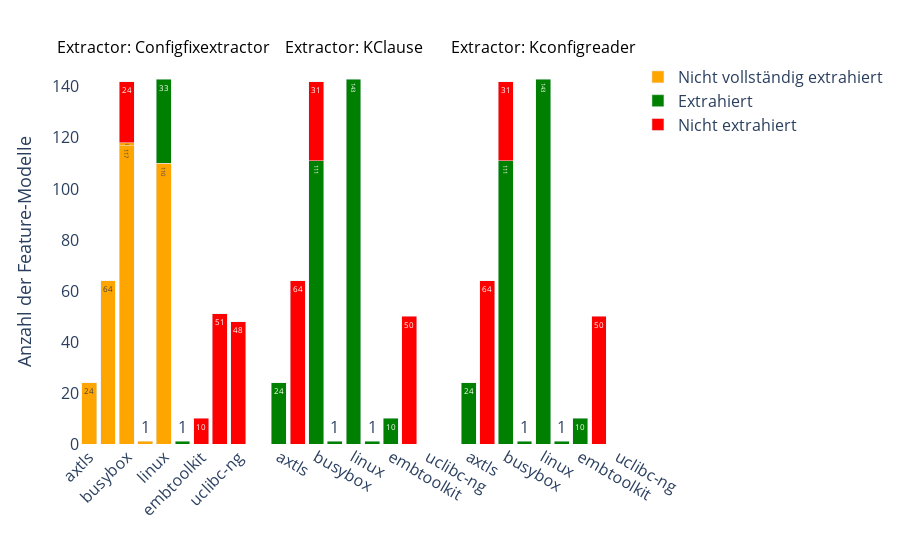

Here is the notebook cell this chart was saved with:
### Code cell
import pandas as pd
import plotly.express as px

# Daten importieren
file_configfixextractor = '/home/rami/configFixextractor_with_preprossesing/kconfig/output.csv'
file_kmax = '/home/rami/kmax/kconfig/output.csv'
file_Kconfigreader = '/home/rami/Kconfigreader/kconfig/output.csv'

df_configfixextractor = pd.read_csv(file_configfixextractor)
df_kmax = pd.read_csv(file_kmax)
df_Kconfigreader = pd.read_csv(file_Kconfigreader)

# Relevante Spalten extrahieren und 'Extractor' hinzufügen
df_configfixextractor_filtered = df_configfixextractor[['system', 'revision', 'model-file']].copy()
df_configfixextractor_filtered['Extractor'] = 'Configfixextractor'

df_kmax_filtered = df_kmax[['system', 'revision', 'model-file']].copy()
df_kmax_filtered['Extractor'] = 'KClause'

df_Kconfigreader_filtered = df_Kconfigreader[['system', 'revision', 'model-file']].copy()
df_Kconfigreader_filtered['Extractor'] = 'Kconfigreader'

# Alle DataFrames kombinieren
df_combined = pd.concat([df_configfixextractor_filtered, df_kmax_filtered, df_Kconfigreader_filtered], ignore_index=True)

# Funktion zur Konvertierung von Versionsnummern in Tupel für sichere Vergleiche
def parse_version(version):
    try:
        # Ersetze 'release-', 'v' und '_' durch '.' für einheitliche Verarbeitung
        version = version.replace('release-', '').replace('v', '').replace('_', '.')
        version_tuple = tuple(map(int, version.split('.')))  # Konvertiere in Tupel mit Zahlen
        return version_tuple + (0,) * (3 - len(version_tuple))  # Ergänze fehlende Stellen mit 0
    except:
        return (0, 0, 0)  # Falls Fehler auftritt, Standardwert zurückgeben

# Funktion zur Klassifizierung des Fehlerstatus basierend auf System, Version und Extractor
def error_status(row):
    version_num = parse_version(row['revision'])  # Konvertiere Versionsnummer

    # 🔹 Bedingung für **axTLS** (release-1.0.0 bis release-2.0.0)
    if row['system'].lower() == 'axtls' and row['Extractor'] == 'Configfixextractor':
        if parse_version("release-1.0.0") <= version_num <= parse_version("release-2.0.0"):
            return 'Nicht vollständig extrahiert'

    # 🔹 Bedingung für **Linux** (v2.5.45 bis v4.18)
    if row['system'].lower() == 'linux' and row['Extractor'] == 'Configfixextractor':
        if parse_version("v2.5.45") <= version_num <= parse_version("v4.18"):
            return 'Nicht vollständig extrahiert'

    # 🔹 Bedingung für **BusyBox** (1.1.0 bis 1.36.1)
    if row['system'].lower() == 'busybox' and row['Extractor'] == 'Configfixextractor':
        if parse_version("1.1.0") <= version_num <= parse_version("1.36.1"):
            return 'Nicht vollständig extrahiert'

    # 🔹 Bedingung für **Buildroot** (2009.02 bis 2024.11)
    if row['system'].lower() == 'buildroot' and row['Extractor'] == 'Configfixextractor':
        if parse_version("2009.02") <= version_num <= parse_version("2024.11"):
            return 'Nicht vollständig extrahiert'

    if row['system'].lower() == 'freetz-ng' and row['Extractor'] == 'Configfixextractor':
        if parse_version("5c5a4d1d87ab8c9c6f121a13a8fc4f44c79700af") <= version_num <= parse_version("5c5a4d1d87ab8c9c6f121a13a8fc4f44c79700af"):
            return 'Nicht vollständig extrahiert'

    # 🔹 Falls eine Modell-Datei existiert, dann als "Extrahiert" markieren
    if pd.notna(row['model-file']):
        return 'Extrahiert'
    
    # 🔹 Falls keine der Bedingungen zutrifft → "Nicht extrahiert"
    return 'Nicht extrahiert'


df_combined['error_status'] = df_combined.apply(error_status, axis=1)

# Status für extrahierte/nicht extrahierte Modelle
df_combined['status'] = df_combined.apply(
    lambda row: 'Extrahierte Feature-Modelle' if pd.notna(row['model-file']) else 'Nicht extrahierte Feature-Modelle',
    axis=1
)

# Zusammenfassung der Daten für das Diagramm
df_summary_combined = df_combined.groupby(['system', 'status', 'Extractor', 'error_status']).size().reset_index(name='count')

# Diagramm erstellen
fig_combined = px.bar(
    df_summary_combined,
    x='system',
    y='count',
    color='error_status',  # Fehlerstatus als Farbkategorie
    facet_col='Extractor',  # Separate Diagramme für jeden Extractor
    labels={'count': 'Anzahl der Feature-Modelle', 'system': '', 'status': 'Extraktionsstatus'},
    text='count',  # Anzahl der Werte anzeigen
    color_discrete_map={
        'Extrahiert': 'green',  
        'Nicht vollständig extrahiert': 'orange', 
        'Nicht extrahiert': 'red'  # Nicht extrahiert in rot
    },
    facet_col_spacing=0.04,  # Etwas Platz zwischen den Facetten
    facet_row_spacing=0.1    # Etwas Platz zwischen den Reihen
)

# Layout anpassen (Schriftgrößen & Achsentitel)
fig_combined.update_layout(
    font=dict(size=16),  # Allgemeine Schriftgröße erhöhen
    legend_title='',
    xaxis_tickangle=-45,
    barmode='stack',  # Stacked Bar für die verschiedenen Status
    plot_bgcolor='white',
    paper_bgcolor='white',
    yaxis=dict(
        title='Anzahl der Feature-Modelle',  # Deutlicher Achsentitel
        showticklabels=True,  # y-Achse anzeigen
        showgrid=True,  # Gitternetz aktivieren
        title_font=dict(size=18)  # Größere Schrift für y-Achsentitel
    ),
    title_x=0.5,  # Titel mittig ausrichten
    title={'text': '', 'x': 0.5, 'xanchor': 'center'},  # Globaler Titel hinzufügen
)

# Facetten Titel anpassen
fig_combined.for_each_annotation(lambda a: a.update(text=f"Extractor: {a.text.split('=')[-1]}", font_size=16, font_color="black"))



# Diagramm anzeigen
fig_combined.show()

### Figure 1 — Plotly figure (JSON) as saved in the notebook; plotly's stock layout.template omitted (floating-point values rounded to 4 significant figures)
{"data": [{"alignmentgroup": "True", "hovertemplate": "error_status=Nicht vollständig extrahiert<br>Extractor=Configfixextractor<br>=%{x}<br>Anzahl der Feature-Modelle=%{text}<extra></extra>", "legendgroup": "Nicht vollständig extrahiert", "marker": {"color": "orange", "pattern": {"shape": ""}}, "name": "Nicht vollständig extrahiert", "offsetgroup": "Nicht vollständig extrahiert", "orientation": "v", "showlegend": true, "text": [24, 64, 117, 1, 1, 110], "textposition": "auto", "type": "bar", "x": ["axtls", "buildroot", "busybox", "busybox", "freetz-ng", "linux"], "xaxis": "x", "y": [24, 64, 117, 1, 1, 110], "yaxis": "y"}, {"alignmentgroup": "True", "hovertemplate": "error_status=Extrahiert<br>Extractor=Configfixextractor<br>=%{x}<br>Anzahl der Feature-Modelle=%{text}<extra></extra>", "legendgroup": "Extrahiert", "marker": {"color": "green", "pattern": {"shape": ""}}, "name": "Extrahiert", "offsetgroup": "Extrahiert", "orientation": "v", "showlegend": true, "text": [1, 33], "textposition": "auto", "type": "bar", "x": ["fiasco", "linux"], "xaxis": "x", "y": [1, 33], "yaxis": "y"}, {"alignmentgroup": "True", "hovertemplate": "error_status=Extrahiert<br>Extractor=KClause<br>=%{x}<br>Anzahl der Feature-Modelle=%{text}<extra></extra>", "legendgroup": "Extrahiert", "marker": {"color": "green", "pattern": {"shape": ""}}, "name": "Extrahiert", "offsetgroup": "Extrahiert", "orientation": "v", "showlegend": false, "text": [24, 111, 10, 1, 1, 143], "textposition": "auto", "type": "bar", "x": ["axtls", "busybox", "embtoolkit", "fiasco", "freetz-ng", "linux"], "xaxis": "x2", "y": [24, 111, 10, 1, 1, 143], "yaxis": "y2"}, {"alignmentgroup": "True", "hovertemplate": "error_status=Extrahiert<br>Extractor=Kconfigreader<br>=%{x}<br>Anzahl der Feature-Modelle=%{text}<extra></extra>", "legendgroup": "Extrahiert", "marker": {"color": "green", "pattern": {"shape": ""}}, "name": "Extrahiert", "offsetgroup": "Extrahiert", "orientation": "v", "showlegend": false, "text": [24, 111, 10, 1, 1, 143], "textposition": "auto", "type": "bar", "x": ["axtls", "busybox", "embtoolkit", "fiasco", "freetz-ng", "linux"], "xaxis": "x3", "y": [24, 111, 10, 1, 1, 143], "yaxis": "y3"}, {"alignmentgroup": "True", "hovertemplate": "error_status=Nicht extrahiert<br>Extractor=Configfixextractor<br>=%{x}<br>Anzahl der Feature-Modelle=%{text}<extra></extra>", "legendgroup": "Nicht extrahiert", "marker": {"color": "red", "pattern": {"shape": ""}}, "name": "Nicht extrahiert", "offsetgroup": "Nicht extrahiert", "orientation": "v", "showlegend": true, "text": [24, 10, 51, 48], "textposition": "auto", "type": "bar", "x": ["busybox", "embtoolkit", "toybox", "uclibc-ng"], "xaxis": "x", "y": [24, 10, 51, 48], "yaxis": "y"}, {"alignmentgroup": "True", "hovertemplate": "error_status=Nicht extrahiert<br>Extractor=KClause<br>=%{x}<br>Anzahl der Feature-Modelle=%{text}<extra></extra>", "legendgroup": "Nicht extrahiert", "marker": {"color": "red", "pattern": {"shape": ""}}, "name": "Nicht extrahiert", "offsetgroup": "Nicht extrahiert", "orientation": "v", "showlegend": false, "text": [64, 31, 50], "textposition": "auto", "type": "bar", "x": ["buildroot", "busybox", "toybox"], "xaxis": "x2", "y": [64, 31, 50], "yaxis": "y2"}, {"alignmentgroup": "True", "hovertemplate": "error_status=Nicht extrahiert<br>Extractor=Kconfigreader<br>=%{x}<br>Anzahl der Feature-Modelle=%{text}<extra></extra>", "legendgroup": "Nicht extrahiert", "marker": {"color": "red", "pattern": {"shape": ""}}, "name": "Nicht extrahiert", "offsetgroup": "Nicht extrahiert", "orientation": "v", "showlegend": false, "text": [64, 31, 50], "textposition": "auto", "type": "bar", "x": ["buildroot", "busybox", "toybox"], "xaxis": "x3", "y": [64, 31, 50], "yaxis": "y3"}], "layout": {"annotations": [{"font": {"color": "black", "size": 16}, "showarrow": false, "text": "Extractor: Configfixextractor", "x": 0.1533, "xanchor": "center", "xref": "paper", "y": 1, "yanchor": "bottom", "yref": "paper"}, {"font": {"color": "black", "size": 16}, "showarrow": false, "text": "Extractor: KClause", "x": 0.5, "xanchor": "center", "xref": "paper", "y": 1, "yanchor": "bottom", "yref": "paper"}, {"font": {"color": "black", "size": 16}, "showarrow": false, "text": "Extractor: Kconfigreader", "x": 0.8467, "xanchor": "center", "xref": "paper", "y": 1, "yanchor": "bottom", "yref": "paper"}], "barmode": "stack", "font": {"size": 16}, "legend": {"title": {"text": ""}, "tracegroupgap": 0}, "margin": {"t": 60}, "paper_bgcolor": "white", "plot_bgcolor": "white", "title": {"text": "", "x": 0.5, "xanchor": "center"}, "xaxis": {"anchor": "y", "domain": [0, 0.3067], "tickangle": -45, "title": {"text": ""}}, "xaxis2": {"anchor": "y2", "domain": [0.3467, 0.6533], "matches": "x", "title": {"text": ""}}, "xaxis3": {"anchor": "y3", "domain": [0.6933, 1.0], "matches": "x", "title": {"text": ""}}, "yaxis": {"anchor": "x", "domain": [0, 1], "showgrid": true, "showticklabels": true, "title": {"font": {"size": 18}, "text": "Anzahl der Feature-Modelle"}}, "yaxis2": {"anchor": "x2", "domain": [0, 1], "matches": "y", "showticklabels": false}, "yaxis3": {"anchor": "x3", "domain": [0, 1], "matches": "y", "showticklabels": false}}}
